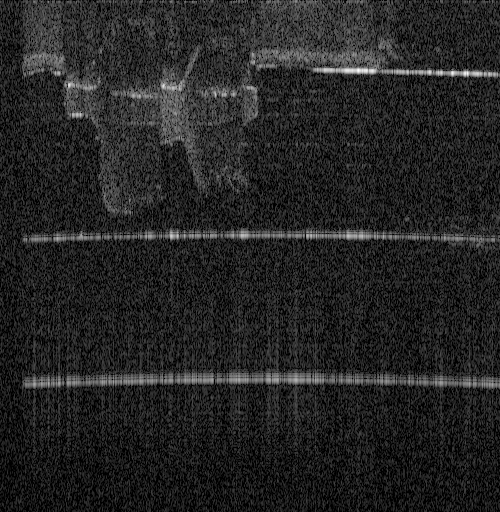
%> input picture OCTImage.png, 500 x 512 px
$ octave CodeB.m   (GNU Octave 9; MATLAB toolbox functions it lacks are replaced by stand-ins)
%> lines starting %> are read from the running program, lines starting %| are printed output that depends on the picture
%This script is for Code B- Image Registration

%prompts the user for the file path of the moving image
Moving = input('Please enter the filepath of the Moving image i.e Image.png', 's');
%> the answer given: ../OCTImage.png
%It reads the png image or file path the moving image
MI = imread(Moving);
%> MI is the input picture: size 512x500x3 uint8; min 0, max 255, mean 36.6
%it calculates the number of dimensions in the array
dimensionsImg = ndims(MI);
%> dimensionsImg = 3
%if the no. of dimensions is larger than 2 then trun it into gray scale
if dimensionsImg > 2
    MI = rgb2gray(MI);
%> MI: size 512x500 uint8
end

%prompts the user for the file path of the fixed image
Fixed = input('Please enter the filepath of the Fixed image i.e Image.png', 's');
%> the answer given: ../OCTRegistered0080.png
%It reads the png image or file path the fixed image
FI = imread(Fixed);
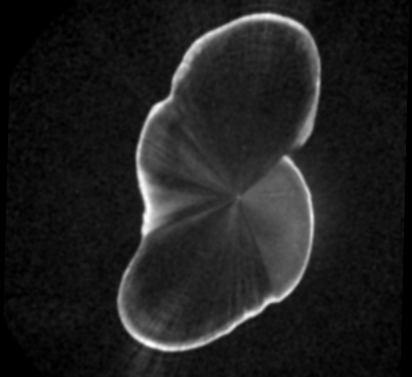
%> input picture OCTRegistered0080.png, 412 x 377 px
%> FI is the input picture: size 377x412 uint16; min 0, max 64995, mean 8222
%it calculates the number of dimensions in the array
dimensionsImg = ndims(FI);
%> dimensionsImg = 2
%if the no. of dimensions is larger than 2 then trun it into gray scale
if dimensionsImg > 2
    FI = rgb2gray(FI);
end
%figure showing before
figure("Name", "Before");
imshowpair(FI, MI,'Scaling','joint'); %in purple green
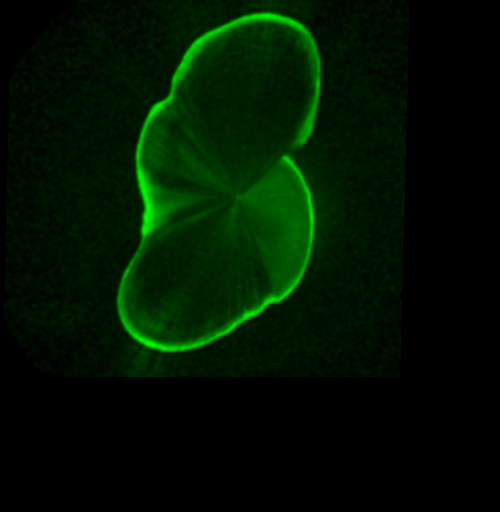
%> displayed picture: size 512x500x3, on the screen's scale of 0 to 255; mean R, G, B 0, 19.6, 0

% MONOMODAL REGISTRATION
%uncommnent below to use monomodal registration then comment out the optmizer and metric section of the Multimodal registration.
% %optimizer for modal
% % optimizer = registration.optimizer.RegularStepGradientDescent();
% % metric = registration.metric.MeanSquares();
% %modifying the regular step gradient
% % optimizer.MaximumIterations = 300;
% % optimizer.MinimumStepLength = 5e-4;

% MULTIMODAL REGISTRATION
%optimizer and metric choosen for multimodal operation
%> (the run ends here)
